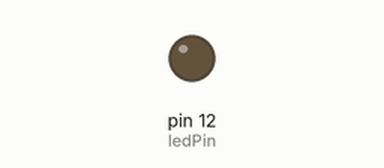
This sketch was run on a simulated Arduino Uno, built with avr-gcc and run on an emulated ATmega328P. Parts: output pins drawn as LEDs (lit = HIGH).

Above: at 1.9 s.
At 5.63 s:
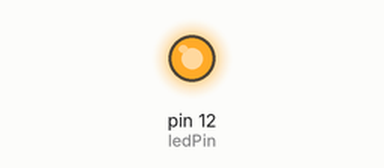
Timing chart, 0 to 5.9 s (numbered marks = the images above):
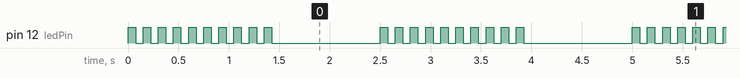

The sketch:

sketch_04_02.ino
```cpp
// sketch 04-02
const int ledPin = 12;
const int delayPeriod = 75;

void setup()
{
  pinMode(ledPin, OUTPUT);
}

void loop()
{
  flash(10, delayPeriod,ledPin);
  delay(1000);
}

void flash(int numFlashes, int d, int pinNum)
{
  for (int i = 0; i < numFlashes; i ++)
  {
    digitalWrite(pinNum, HIGH);
    delay(d);
    digitalWrite(pinNum, LOW);
    delay(d);
  }
}
```

Measured:
- by itself, pin 12 (ledPin): repeats every 2.5 s: 9 × (LOW 0.08 s, HIGH 0.08 s), LOW 1.1 s, HIGH 0.08 s
